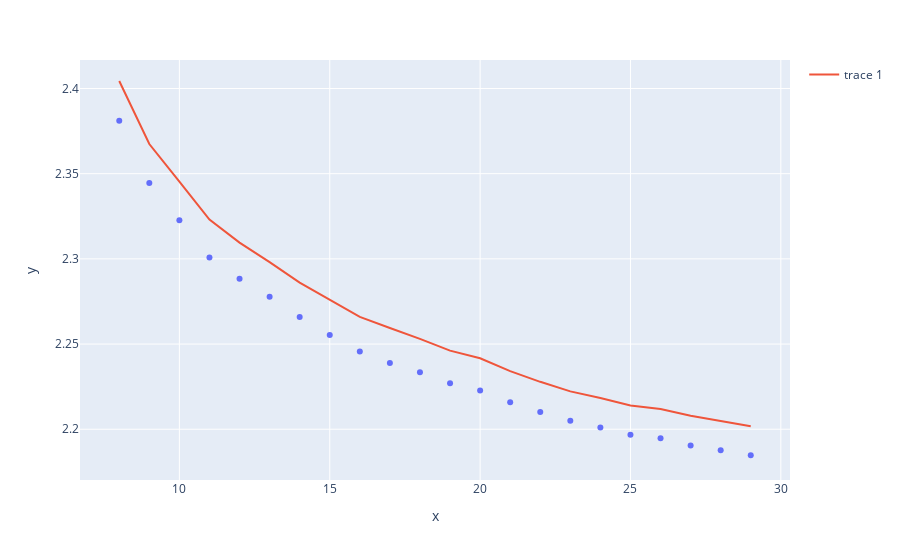

The notebook cell saved with this chart:
### Code cell
fig_k = px.scatter(x=list(k_range),y=-1 * train_scores.mean(axis=1))
fig_k.add_scatter(x=list(k_range),y=-1 * test_scores.mean(axis=1))
fig_k.show()

### Figure 1 — Plotly figure (JSON) as saved in the notebook; plotly's stock layout.template omitted (floating-point values rounded to 4 significant figures)
{"data": [{"hovertemplate": "x=%{x}<br>y=%{y}<extra></extra>", "legendgroup": "", "marker": {"color": "#636efa", "symbol": "circle"}, "mode": "markers", "name": "", "orientation": "v", "showlegend": false, "type": "scatter", "x": [8, 9, 10, 11, 12, 13, 14, 15, 16, 17, 18, 19, 20, 21, 22, 23, 24, 25, 26, 27, 28, 29], "xaxis": "x", "y": [2.381, 2.345, 2.323, 2.301, 2.288, 2.278, 2.266, 2.255, 2.246, 2.239, 2.233, 2.227, 2.223, 2.216, 2.21, 2.205, 2.201, 2.197, 2.195, 2.19, 2.188, 2.185], "yaxis": "y"}, {"type": "scatter", "x": [8, 9, 10, 11, 12, 13, 14, 15, 16, 17, 18, 19, 20, 21, 22, 23, 24, 25, 26, 27, 28, 29], "y": [2.404, 2.367, 2.345, 2.323, 2.31, 2.298, 2.286, 2.276, 2.266, 2.259, 2.253, 2.246, 2.242, 2.234, 2.228, 2.222, 2.218, 2.214, 2.212, 2.208, 2.205, 2.202]}], "layout": {"legend": {"tracegroupgap": 0}, "margin": {"t": 60}, "xaxis": {"anchor": "y", "domain": [0, 1], "title": {"text": "x"}}, "yaxis": {"anchor": "x", "domain": [0, 1], "title": {"text": "y"}}}}
